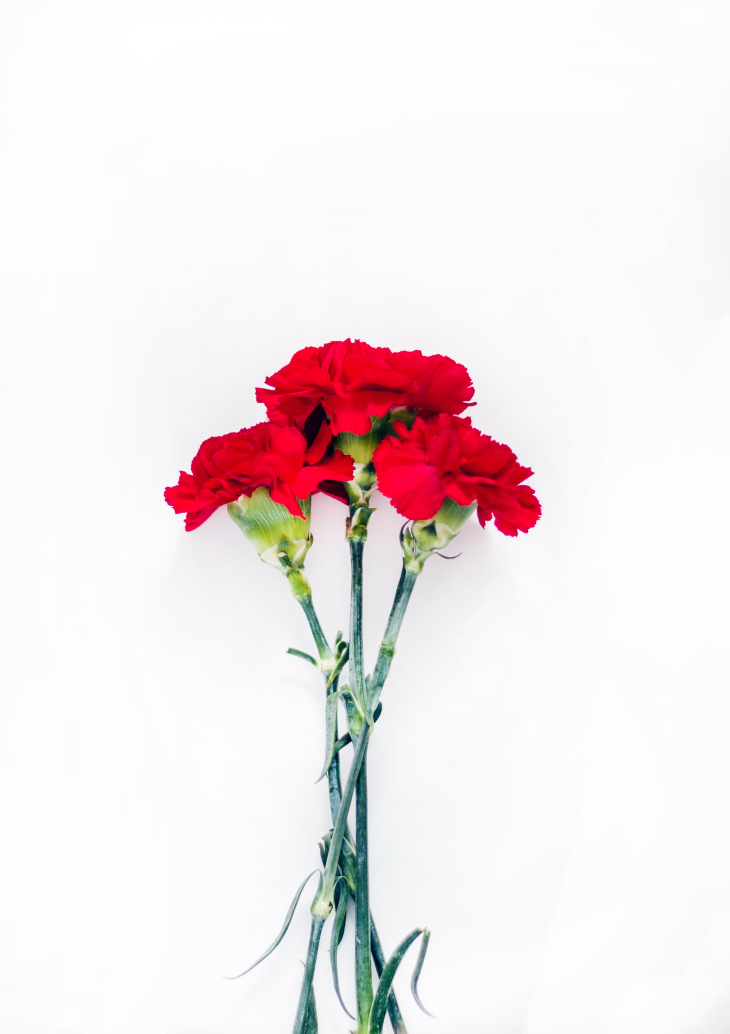
#> input picture Sesion-08/Reto02/roses.jpg, 3648 x 5168 px (shown at 1/5 size)
$ jupyter execute Reto02S08.ipynb
#> lines starting #> are read from the running program, lines starting #| are printed output that depends on the picture; after the words box and inside, x2 and y2 are one past the last pixel; in counts of white or black regions, pixels touching at a corner belong together
# Reto 02:

¡Hagamos un segmentador que corte una imagen por ti! Con los algoritmos del ejemplo 01 y 02 y con una imagen sobre un fondo blanco, realiza lo siguiente:
1) Transforma la imagen en escala de grises.
2) Binariza y genera negativos, de tal manera que los pixeles del objeto sean 1 (no 255)
3) Multiplica los canales de la imagen original contra la imagen binaria utilizando np.multiply. Esto hará que los pixeles que esten marcados con 1 se conserven y los que estén marcados con 0 se borren.

[cell 1]
import cv2
import numpy as np
from matplotlib import pyplot as plt

[cell 2]
imageOpenCV = cv2.imread("roses.jpg", cv2.IMREAD_COLOR)
#> imageOpenCV is the input picture: shape (5168, 3648, 3); mean B, G, R 233.3, 232.1, 241.5
imagen = cv2.cvtColor(imageOpenCV, cv2.COLOR_BGR2RGB)
print(type(imagen))
#| <class 'numpy.ndarray'>
plt.figure(figsize=(7,7))
plt.axis('off')
plt.imshow(imagen)
plt.show()

[cell 3]
# Realiza lo siguiente: 1) transforma la imagen en escala de grises.
def convertirAGrayScale(imagen):
    imagen_grayscale = np.sum(imagen,axis = 2)
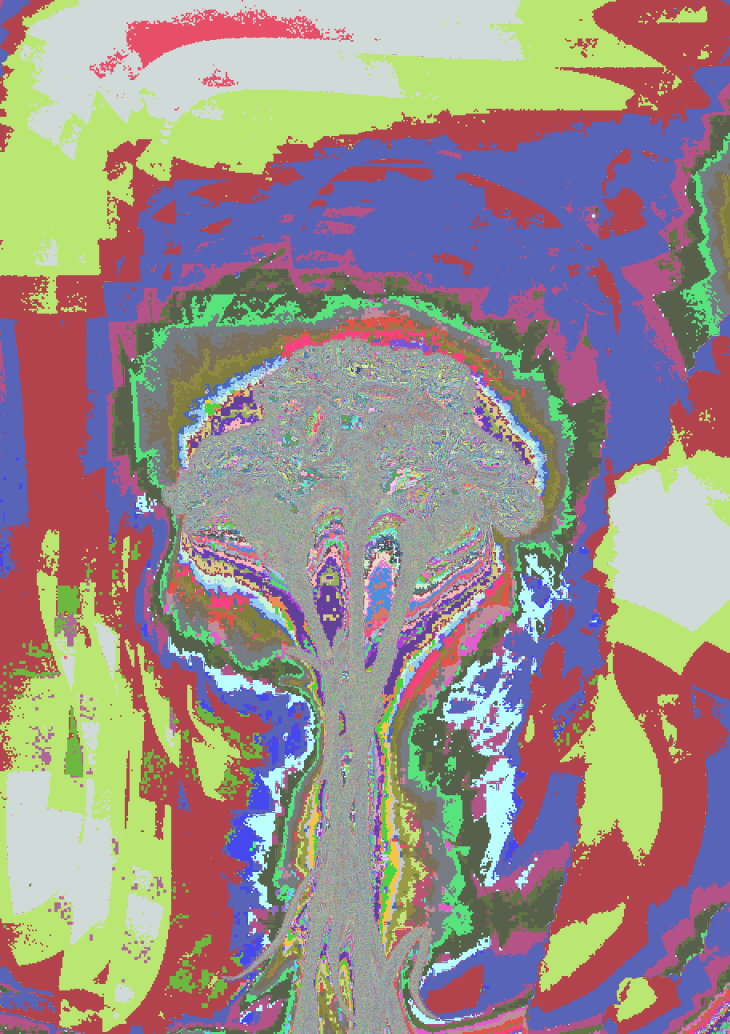
#> imagen_grayscale: shape (5168, 3648) uint64 (shown at 1/5 size); 756 distinct labels, from 7 to 765; one colour per label, 0 black
    imagen_grayscale = imagen_grayscale / 3
    return imagen_grayscale

imagen_gris = convertirAGrayScale(imagen)
plt.figure(figsize=(7,7))
plt.axis('off')
plt.imshow(imagen_gris, cmap=plt.cm.gray)
plt.show()

[cell 4]
# 2) Binariza y genera negativos, de tal manera que los pixeles del objeto sean 1 (no 255) y finalmente
def binarizar(imagen_gris, threshold):
#> called with threshold = 215
    imgBinaria = np.where(imagen_gris > threshold, 255, 0)
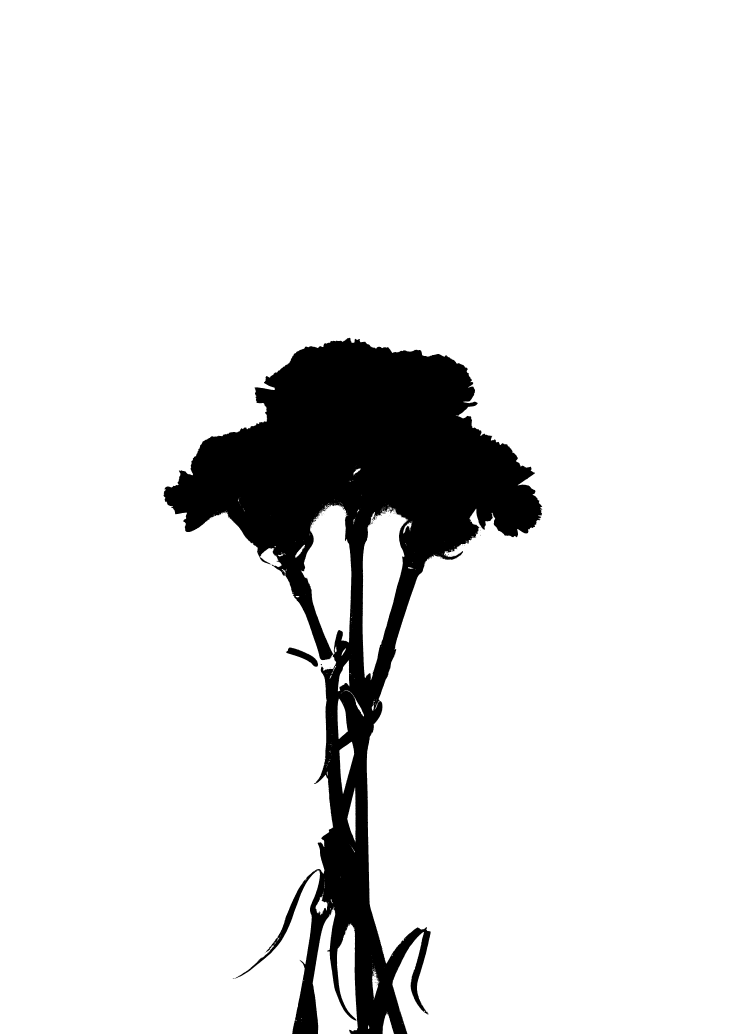
#> imgBinaria: shape (5168, 3648) int64 (shown at 1/5 size); 90% white; 141 black regions (136 under 20 px), largest, box (x1, y1, x2, y2) and area: (817, 1689, 2711, 5168) 1883810, (1429, 3238, 1590, 3334) 5246, (1920, 2558, 1928, 2562) 32, (1628, 2538, 1636, 2546) 30, (1603, 3320, 1610, 3326) 28
    return imgBinaria

imagen_bin = binarizar(imagen_gris, 215)
plt.figure(figsize=(7,7))
plt.axis('off')
plt.imshow(imagen_bin, cmap=plt.cm.gray)
plt.show()

[cell 5]
# 3) multiplica los canales de la imagen original contra la imagen binaria utilizando np.multiply. Esto hará que los pixeles que esten marcados con 1 se conserven y los que estén marcados con 0 se borren.
def recortar(imgOriginal, imgBinarizada):
    patronBinario = np.where(imgBinarizada > 0, 0, 1)
    imgRecortada_rojo = np.multiply(imgOriginal[:,:,0],patronBinario)
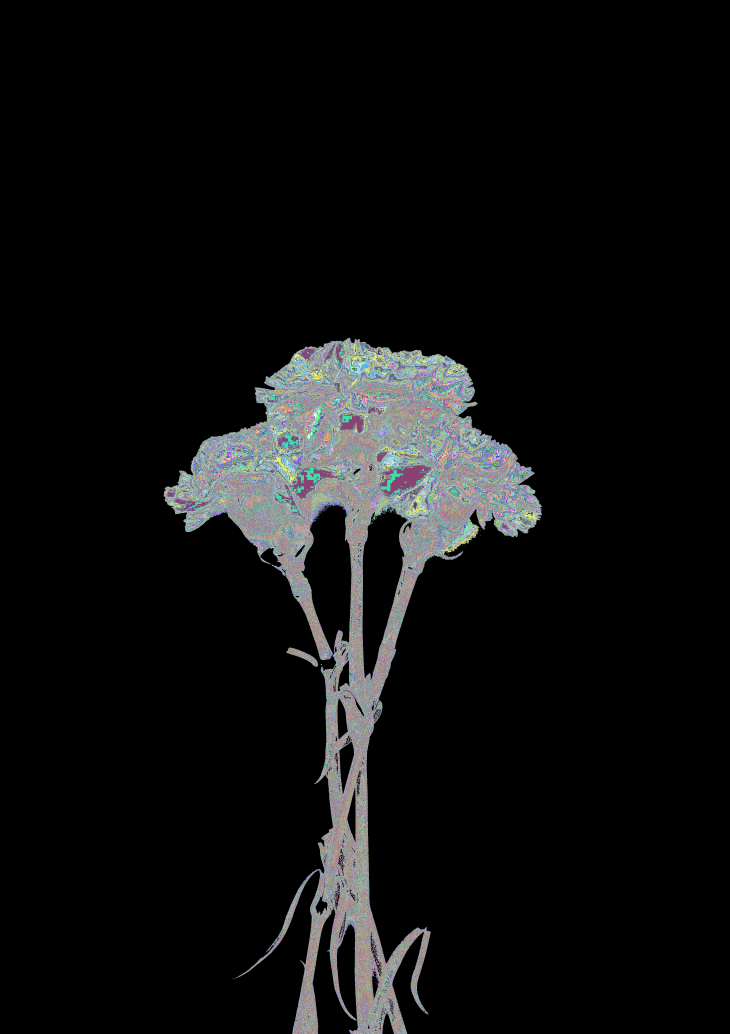
#> imgRecortada_rojo: shape (5168, 3648) int64 (shown at 1/5 size); 256 distinct labels, from 0 to 255; one colour per label, 0 black
    imgRecortada_verde = np.multiply(imgOriginal[:,:,1],patronBinario)
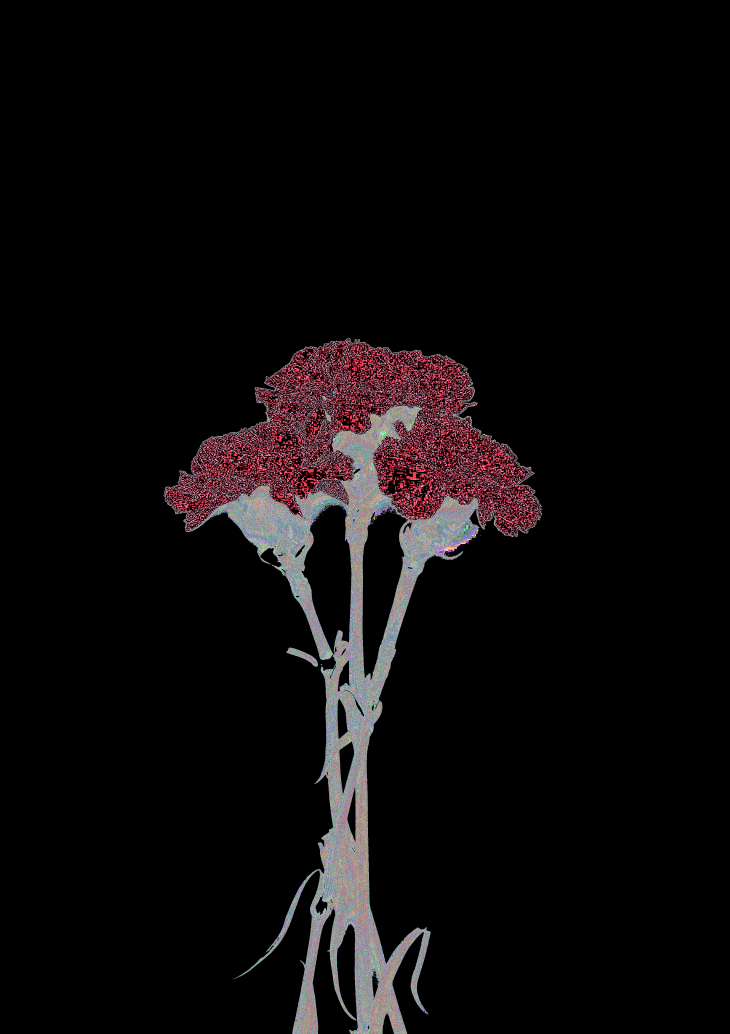
#> imgRecortada_verde: shape (5168, 3648) int64 (shown at 1/5 size); 237 distinct labels, from 0 to 236; one colour per label, 0 black
    imgRecortada_azul = np.multiply(imgOriginal[:,:,2],patronBinario)
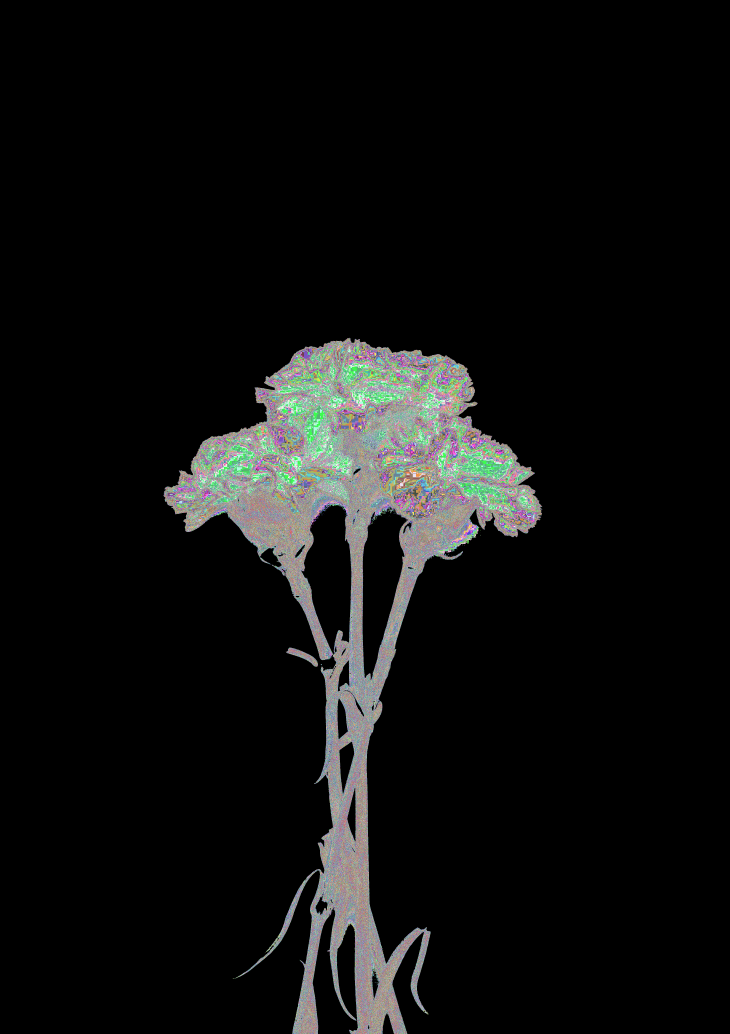
#> imgRecortada_azul: shape (5168, 3648) int64 (shown at 1/5 size); 233 distinct labels, from 0 to 232; one colour per label, 0 black
    imgRecortada = np.dstack((imgRecortada_rojo, imgRecortada_verde, imgRecortada_azul))
    return imgRecortada

imagen_recortada = recortar(imagen, imagen_bin)

plt.figure(figsize=(7,7))
plt.axis('off')
plt.imshow(imagen_recortada)
plt.show()
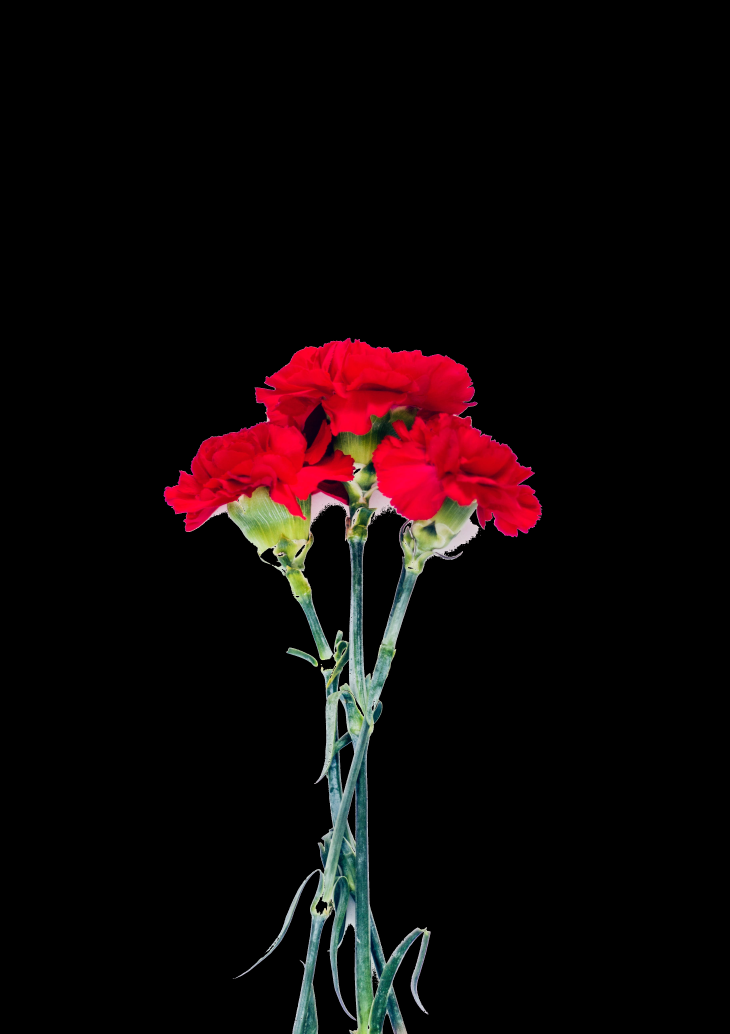
#> shown: shape (5168, 3648, 3) (shown at 1/5 size); mean R, G, B 16.4, 7.1, 7.8
